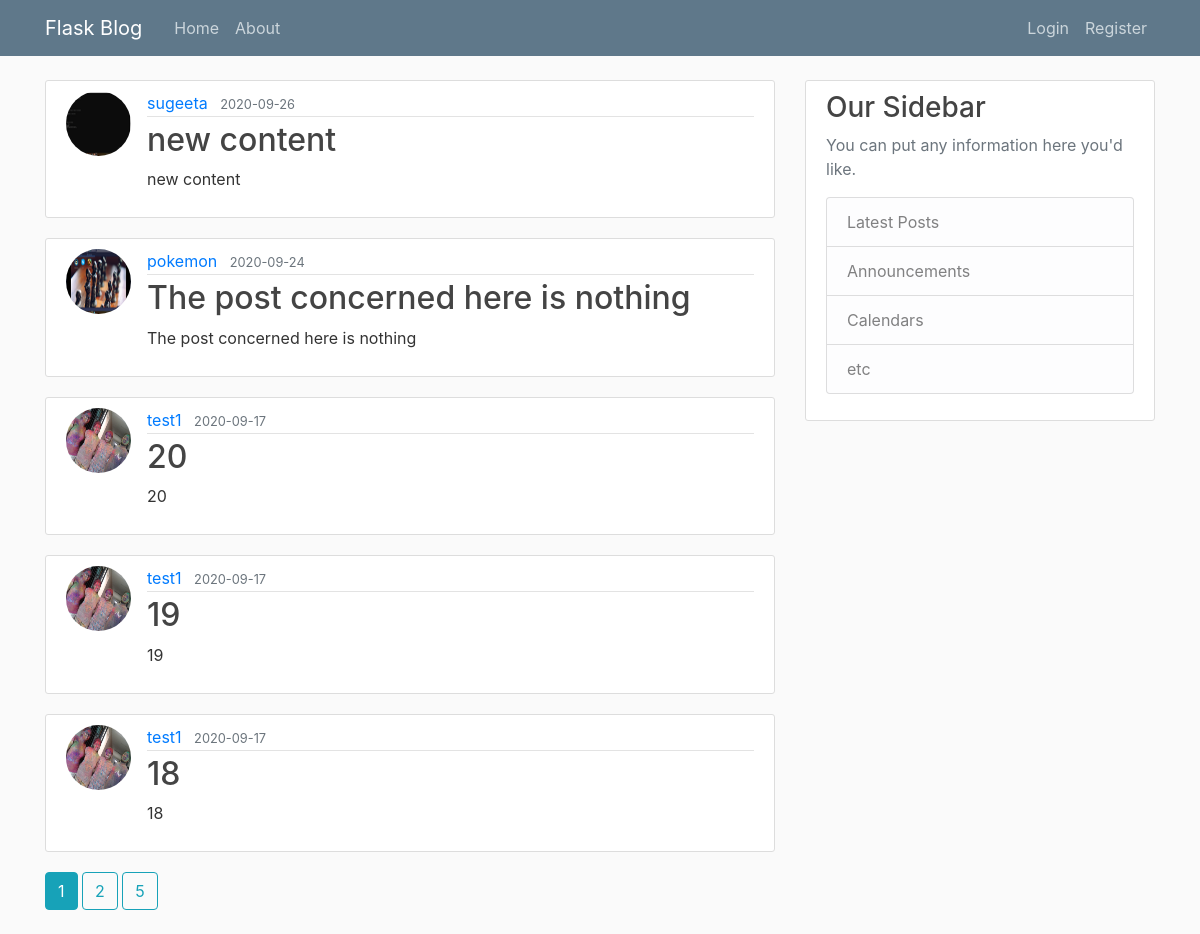
The page / on the database its author committed.
### flask_project_1/models.py (models this page shows, shortened)
class Post(db.Model):
    id=db.Column(db.Integer,primary_key=True)
    title=db.Column(db.String(100),nullable=False)
    date_posted=db.Column(db.DateTime,nullable=False,default=datetime.utcnow)
    content=db.Column(db.Text,nullable=False)
    user_id=db.Column(db.Integer,db.ForeignKey('user.id'),nullable=False)

class User(db.Model,UserMixin):
    id=db.Column(db.Integer,primary_key=True)
    username=db.Column(db.String(20),unique=True,nullable=False)
    email =db.Column(db.String(120),unique=True,nullable=False)
    image_file=db.Column(db.String(20),nullable=False,default='default.jpg')
    password=db.Column(db.String(60),nullable=False)
    posts=db.relationship('Post',backref='author',lazy=True)

### flask_project_1/main/routes.py (the view)
@main.route('/')
def hello():
    page=request.args.get('page',1,type=int)
    posts=Post.query.order_by(Post.date_posted.desc()).paginate(page=page,per_page=5)
    return render_template('home.html',posts=posts)

### flask_project_1/templates/home.html (shortened to what this page needs)
{% extends "temp.html" %}
 {% block content %}
    {% for post in posts.items%}
            <article class="media content-section">
          <img class="rounded-circle article-img" src="{{url_for('static',filename='Anon/'+ post.author.image_file)}}">
          <div class="media-body">
            <div class="article-metadata">
              <a class="mr-2" href="{{url_for('users.user_posts',username=post.author.username)}}">{{ post.author.username }}</a>
              <small class="text-muted">{{ post.date_posted.strftime('%Y-%m-%d') }}</small>
            </div>
            <h2><a class="article-title" href="{{url_for('posts.post',post_id=post.id)}}">{{ post.title }}</a></h2>
            <p class="article-content">{{ post.content }}</p>
          </div>
        </article>
  {% endfor %}
  {% for page_num in posts.iter_pages(left_edge=1,right_edge=1,left_current=1,right_current=2) %}
    {% if page_num %}
      {%  if posts.page==page_num %}
        <a class="btn btn-info mb-4" href="{{ url_for('main.hello',page=page_num)}}">{{ page_num }}
        </a>
      {% else %}
         <a class="btn btn-outline-info mb-4" href="{{ url_for('main.hello',page=page_num)}}">{{ page_num }}
        </a>
      {% endif %}
    {% endif %}
  {% endfor %}
 {% endblock content%}

### flask_project_1/templates/temp.html (shortened to what this page needs)
<!DOCTYPE html>
<html>
<head>
    <link rel="stylesheet" href="https://stackpath.bootstrapcdn.com/bootstrap/4.3.1/css/bootstrap.min.css">
    <link rel="stylesheet" type="text/css" href="{{url_for('static',filename='main.css')}}">
</head>
<body>
<header class="site-header">
  <nav class="navbar navbar-expand-md navbar-dark bg-steel fixed-top">
    <div class="container">
      <a class="navbar-brand mr-4" href="/">Flask Blog</a>
      <div class="collapse navbar-collapse" id="navbarToggle">
        <div class="navbar-nav mr-auto">
          <a class="nav-item nav-link" href="{{url_for('main.hello')}}">Home</a>
          <a class="nav-item nav-link" href="{{url_for('main.about')}}">About</a>
        </div>
        <div class="navbar-nav">
          {% if current_user.is_authenticated %}
              <a class="nav-item nav-link" href="{{url_for('posts.new_post')}}">New Post</a>
              <a class="nav-item nav-link" href="{{url_for('users.account')}}">Account</a>
              <a class="nav-item nav-link" href="{{url_for('users.logout')}}">Logout</a>
          {% else %}
              <a class="nav-item nav-link" href="{{url_for('users.login')}}">Login</a>
              <a class="nav-item nav-link" href="{{url_for('users.register')}}">Register</a>
          {% endif %}
        </div>
      </div>
    </div>
  </nav>
</header>
    <main role="main" class="container">
  <div class="row">
    <div class="col-md-8">
      {% block content %}{% endblock %}
    </div>
    <div class="col-md-4">
      <div class="content-section">
        <h3>Our Sidebar</h3>
        <p class='text-muted'>You can put any information here you'd like.
          <ul class="list-group">
            <li class="list-group-item list-group-item-light">Latest Posts</li>
            <li class="list-group-item list-group-item-light">Announcements</li>
            <li class="list-group-item list-group-item-light">Calendars</li>
            <li class="list-group-item list-group-item-light">etc</li>
          </ul>
        </p>
      </div>
    </div>
  </div>
</main>
</body>
</html>

### flask_project_1/static/main.css (style rules this page uses)
body { background: #fafafa; color: #333333; margin-top: 5rem; }
h1, h2, h3, h4, h5, h6 { color: #444444; }
.bg-steel { background-color: #5f788a; }
.site-header .navbar-nav .nav-link { color: #cbd5db; }
.content-section { background: #ffffff; padding: 10px 20px; border: 1px solid #dddddd; border-radius: 3px; margin-bottom: 20px; }
.article-title { color: #444444; }
.article-content { white-space: pre-line; }
.article-img { height: 65px; width: 65px; margin-right: 16px; }
.article-metadata { padding-bottom: 1px; margin-bottom: 4px; border-bottom: 1px solid #e3e3e3 }

### rows shown on the page
Post: image_file (picture), author.username "sugeeta", date_posted "2020-09-26", title "new content", content "new content"
Post: image_file (picture), author.username "pokemon", date_posted "2020-09-24", title "The post concerned here is nothing", content "The post concerned here is nothing"
Post: image_file (picture), author.username "test1", date_posted "2020-09-17", title "20", content "20"
Post: image_file (picture), author.username "test1", date_posted "2020-09-17", title "19", content "19"
Post: image_file (picture), author.username "test1", date_posted "2020-09-17", title "18", content "18"

### other values the page prints
{{ page_num }} "1"
{{ page_num }} "2" "5"
